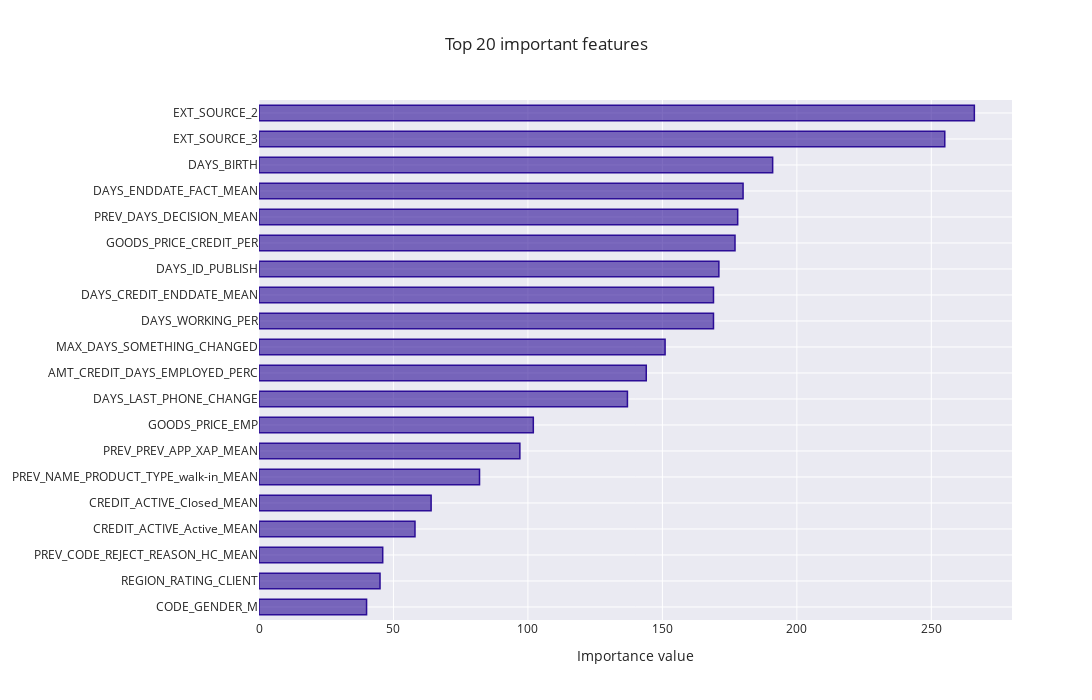

This figure's notebook cell:
### Code cell
# Feautres importance for model
feature_importance_plot(pipe_under[-1].feature_importances_,
                        train,
                        (LOG,run,'Modele/[Under]/')
                       )

### Figure 1 — Plotly figure (JSON) as saved in the notebook; plotly's stock layout.template omitted (floating-point values rounded to 4 significant figures)
{"data": [{"marker": {"color": "rgba(43, 13, 150, 0.6)", "line": {"color": "rgba(43, 13, 150, 1.0)", "width": 1.5}}, "orientation": "h", "type": "bar", "x": [40, 45, 46, 58, 64, 82, 97, 102, 137, 144, 151, 169, 169, 171, 177, 178, 180, 191, 255, 266], "y": ["CODE_GENDER_M", "REGION_RATING_CLIENT", "PREV_CODE_REJECT_REASON_HC_MEAN", "CREDIT_ACTIVE_Active_MEAN", "CREDIT_ACTIVE_Closed_MEAN", "PREV_NAME_PRODUCT_TYPE_walk-in_MEAN", "PREV_PREV_APP_XAP_MEAN", "GOODS_PRICE_EMP", "DAYS_LAST_PHONE_CHANGE", "AMT_CREDIT_DAYS_EMPLOYED_PERC", "MAX_DAYS_SOMETHING_CHANGED", "DAYS_WORKING_PER", "DAYS_CREDIT_ENDDATE_MEAN", "DAYS_ID_PUBLISH", "GOODS_PRICE_CREDIT_PER", "PREV_DAYS_DECISION_MEAN", "DAYS_ENDDATE_FACT_MEAN", "DAYS_BIRTH", "EXT_SOURCE_3", "EXT_SOURCE_2"]}], "layout": {"autosize": false, "bargap": 0.4, "height": 700, "title": {"text": "Top 20 important features"}, "width": 1300, "xaxis": {"autorange": true, "range": [0, 280], "title": {"text": "Importance value"}, "type": "linear"}, "yaxis": {"automargin": true, "autorange": true, "range": [-0.5, 19.5], "type": "category"}}}
